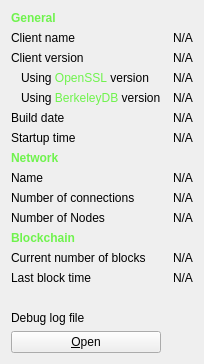
     <widget class="QWidget" name="tab_info">
      <attribute name="title">
       <string>&amp;Information</string>
      </attribute>
      <layout class="QGridLayout" name="gridLayout" columnstretch="0,0">
       <property name="horizontalSpacing">
        <number>12</number>
       </property>
       <item row="0" column="0">
        <widget class="QLabel" name="generalHeader">
         <property name="font">
          <font>
           <weight>75</weight>
           <bold>true</bold>
          </font>
         </property>
         <property name="text">
          <string>&lt;html&gt;&lt;head/&gt;&lt;body&gt;&lt;p&gt;&lt;span style=&quot; color:#6ff34d;&quot;&gt;General&lt;/span&gt;&lt;/p&gt;&lt;/body&gt;&lt;/html&gt;</string>
         </property>
        </widget>
       </item>
       <item row="1" column="0">
        <widget class="QLabel" name="clientNameLabel">
         <property name="text">
          <string>Client name</string>
         </property>
        </widget>
       </item>
       <item row="1" column="1">
        <widget class="QLabel" name="clientName">
         <property name="cursor">
          <cursorShape>IBeamCursor</cursorShape>
         </property>
         <property name="text">
          <string>N/A</string>
         </property>
         <property name="textFormat">
          <enum>Qt::PlainText</enum>
         </property>
         <property name="textInteractionFlags">
          <set>Qt::LinksAccessibleByMouse|Qt::TextSelectableByKeyboard|Qt::TextSelectableByMouse</set>
         </property>
        </widget>
       </item>
       <item row="2" column="0">
        <widget class="QLabel" name="clientVersionLabel">
         <property name="text">
          <string>Client version</string>
         </property>
        </widget>
       </item>
       <item row="2" column="1">
        <widget class="QLabel" name="clientVersion">
         <property name="cursor">
          <cursorShape>IBeamCursor</cursorShape>
         </property>
         <property name="text">
          <string>N/A</string>
         </property>
         <property name="textFormat">
          <enum>Qt::PlainText</enum>
         </property>
         <property name="textInteractionFlags">
          <set>Qt::LinksAccessibleByMouse|Qt::TextSelectableByKeyboard|Qt::TextSelectableByMouse</set>
         </property>
        </widget>
       </item>
       <item row="3" column="0">
        <widget class="QLabel" name="openSSLVersionLabel">
         <property name="text">
          <string>Using &lt;span style=&quot;color: #6FF34D;&quot;&gt;OpenSSL&lt;/span&gt; version</string>
         </property>
         <property name="indent">
          <number>10</number>
         </property>
        </widget>
       </item>
       <item row="3" column="1">
        <widget class="QLabel" name="openSSLVersion">
         <property name="cursor">
          <cursorShape>IBeamCursor</cursorShape>
         </property>
         <property name="text">
          <string>N/A</string>
         </property>
         <property name="textFormat">
          <enum>Qt::PlainText</enum>
         </property>
         <property name="textInteractionFlags">
          <set>Qt::LinksAccessibleByMouse|Qt::TextSelectableByKeyboard|Qt::TextSelectableByMouse</set>
         </property>
        </widget>
       </item>
       <item row="4" column="0">
        <widget class="QLabel" name="berkeleyDBVersionLabel">
         <property name="text">
          <string>Using &lt;span style=&quot;color: #6FF34D;&quot;&gt;BerkeleyDB&lt;/span&gt; version</string>
         </property>
         <property name="indent">
          <number>10</number>
         </property>
        </widget>
       </item>
       <item row="4" column="1">
        <widget class="QLabel" name="berkeleyDBVersion">
         <property name="cursor">
          <cursorShape>IBeamCursor</cursorShape>
         </property>
         <property name="text">
          <string>N/A</string>
         </property>
         <property name="textFormat">
          <enum>Qt::PlainText</enum>
         </property>
         <property name="textInteractionFlags">
          <set>Qt::LinksAccessibleByMouse|Qt::TextSelectableByKeyboard|Qt::TextSelectableByMouse</set>
         </property>
        </widget>
       </item>
       <item row="5" column="0">
        <widget class="QLabel" name="buildDateLabel">
         <property name="text">
          <string>Build date</string>
         </property>
        </widget>
       </item>
       <item row="5" column="1">
        <widget class="QLabel" name="buildDate">
         <property name="cursor">
          <cursorShape>IBeamCursor</cursorShape>
         </property>
         <property name="text">
          <string>N/A</string>
         </property>
         <property name="textFormat">
          <enum>Qt::PlainText</enum>
         </property>
         <property name="textInteractionFlags">
          <set>Qt::LinksAccessibleByMouse|Qt::TextSelectableByKeyboard|Qt::TextSelectableByMouse</set>
         </property>
        </widget>
       </item>
       <item row="6" column="0">
        <widget class="QLabel" name="startupTimeLabel">
         <property name="text">
          <string>Startup time</string>
         </property>
        </widget>
       </item>
       <item row="6" column="1">
        <widget class="QLabel" name="startupTime">
         <property name="cursor">
          <cursorShape>IBeamCursor</cursorShape>
         </property>
         <property name="text">
          <string>N/A</string>
         </property>
         <property name="textFormat">
          <enum>Qt::PlainText</enum>
         </property>
         <property name="textInteractionFlags">
          <set>Qt::LinksAccessibleByMouse|Qt::TextSelectableByKeyboard|Qt::TextSelectableByMouse</set>
         </property>
        </widget>
       </item>
       <item row="7" column="0">
        <widget class="QLabel" name="networkHeader">
         <property name="font">
          <font>
           <weight>75</weight>
           <bold>true</bold>
          </font>
         </property>
         <property name="text">
          <string>&lt;html&gt;&lt;head/&gt;&lt;body&gt;&lt;p&gt;&lt;span style=&quot; color:#6ff34d;&quot;&gt;Network&lt;/span&gt;&lt;/p&gt;&lt;/body&gt;&lt;/html&gt;</string>
         </property>
        </widget>
       </item>
       <item row="8" column="0">
        <widget class="QLabel" name="networkNameLabel">
         <property name="text">
          <string>Name</string>
         </property>
        </widget>
       </item>
       <item row="8" column="1">
        <widget class="QLabel" name="networkName">
         <property name="cursor">
          <cursorShape>IBeamCursor</cursorShape>
         </property>
         <property name="text">
          <string>N/A</string>
         </property>
         <property name="textFormat">
          <enum>Qt::PlainText</enum>
         </property>
         <property name="textInteractionFlags">
          <set>Qt::LinksAccessibleByMouse|Qt::TextSelectableByKeyboard|Qt::TextSelectableByMouse</set>
         </property>
        </widget>
       </item>
       <item row="9" column="0">
        <widget class="QLabel" name="numberOfConnectionsLabel">
         <property name="text">
          <string>Number of connections</string>
         </property>
        </widget>
       </item>
       <item row="9" column="1">
        <widget class="QLabel" name="numberOfConnections">
         <property name="cursor">
          <cursorShape>IBeamCursor</cursorShape>
         </property>
         <property name="text">
          <string>N/A</string>
         </property>
         <property name="textFormat">
          <enum>Qt::PlainText</enum>
         </property>
         <property name="textInteractionFlags">
          <set>Qt::LinksAccessibleByMouse|Qt::TextSelectableByKeyboard|Qt::TextSelectableByMouse</set>
         </property>
        </widget>
       </item>
       <item row="10" column="0">
        <widget class="QLabel" name="masternodeCountLabel">
         <property name="text">
          <string>Number of Nodes</string>
         </property>
        </widget>
       </item>
       <item row="10" column="1">
        <widget class="QLabel" name="masternodeCount">
         <property name="cursor">
          <cursorShape>IBeamCursor</cursorShape>
         </property>
         <property name="text">
          <string>N/A</string>
         </property>
         <property name="textFormat">
          <enum>Qt::PlainText</enum>
         </property>
         <property name="textInteractionFlags">
          <set>Qt::LinksAccessibleByMouse|Qt::TextSelectableByKeyboard|Qt::TextSelectableByMouse</set>
         </property>
        </widget>
       </item>
       <item row="11" column="0">
        <widget class="QLabel" name="blockchainHeader">
         <property name="font">
          <font>
           <weight>75</weight>
           <bold>true</bold>
          </font>
         </property>
         <property name="text">
          <string>&lt;html&gt;&lt;head/&gt;&lt;body&gt;&lt;p&gt;&lt;span style=&quot; color:#6ff34d;&quot;&gt;Blockchain&lt;/span&gt;&lt;/p&gt;&lt;/body&gt;&lt;/html&gt;</string>
         </property>
        </widget>
       </item>
       <item row="12" column="0">
        <widget class="QLabel" name="numberOfBlocksLabel">
         <property name="text">
          <string>Current number of blocks</string>
         </property>
        </widget>
       </item>
       <item row="12" column="1">
        <widget class="QLabel" name="numberOfBlocks">
         <property name="cursor">
          <cursorShape>IBeamCursor</cursorShape>
         </property>
         <property name="text">
          <string>N/A</string>
         </property>
         <property name="textFormat">
          <enum>Qt::PlainText</enum>
         </property>
         <property name="textInteractionFlags">
          <set>Qt::LinksAccessibleByMouse|Qt::TextSelectableByKeyboard|Qt::TextSelectableByMouse</set>
         </property>
        </widget>
       </item>
       <item row="13" column="0">
        <widget class="QLabel" name="lastBlockTimeLabel">
         <property name="text">
          <string>Last block time</string>
         </property>
        </widget>
       </item>
       <item row="13" column="1">
        <widget class="QLabel" name="lastBlockTime">
         <property name="cursor">
          <cursorShape>IBeamCursor</cursorShape>
         </property>
         <property name="text">
          <string>N/A</string>
         </property>
         <property name="textFormat">
          <enum>Qt::PlainText</enum>
         </property>
         <property name="textInteractionFlags">
          <set>Qt::LinksAccessibleByMouse|Qt::TextSelectableByKeyboard|Qt::TextSelectableByMouse</set>
         </property>
        </widget>
       </item>
       <item row="14" column="0">
        <spacer name="verticalSpacer_2">
         <property name="orientation">
          <enum>Qt::Vertical</enum>
         </property>
         <property name="sizeHint" stdset="0">
          <size>
           <width>20</width>
           <height>20</height>
          </size>
         </property>
        </spacer>
       </item>
       <item row="15" column="0">
        <widget class="QLabel" name="debugLogFileHeader">
         <property name="font">
          <font>
           <weight>75</weight>
           <bold>true</bold>
          </font>
         </property>
         <property name="text">
          <string>&lt;html&gt;&lt;head/&gt;&lt;body&gt;&lt;p&gt;&lt;span style=&quot; font-weight:400;&quot;&gt;Debug log file&lt;/span&gt;&lt;/p&gt;&lt;/body&gt;&lt;/html&gt;</string>
         </property>
        </widget>
       </item>
       <item row="16" column="0">
        <widget class="QPushButton" name="openDebugLogfileButton">
         <property name="toolTip">
          <string>Open the Zenon debug log file from the current data directory. This can take a few seconds for large log files.</string>
         </property>
         <property name="text">
          <string>&amp;Open</string>
         </property>
         <property name="autoDefault">
          <bool>false</bool>
         </property>
        </widget>
       </item>
      </layout>
     </widget>
